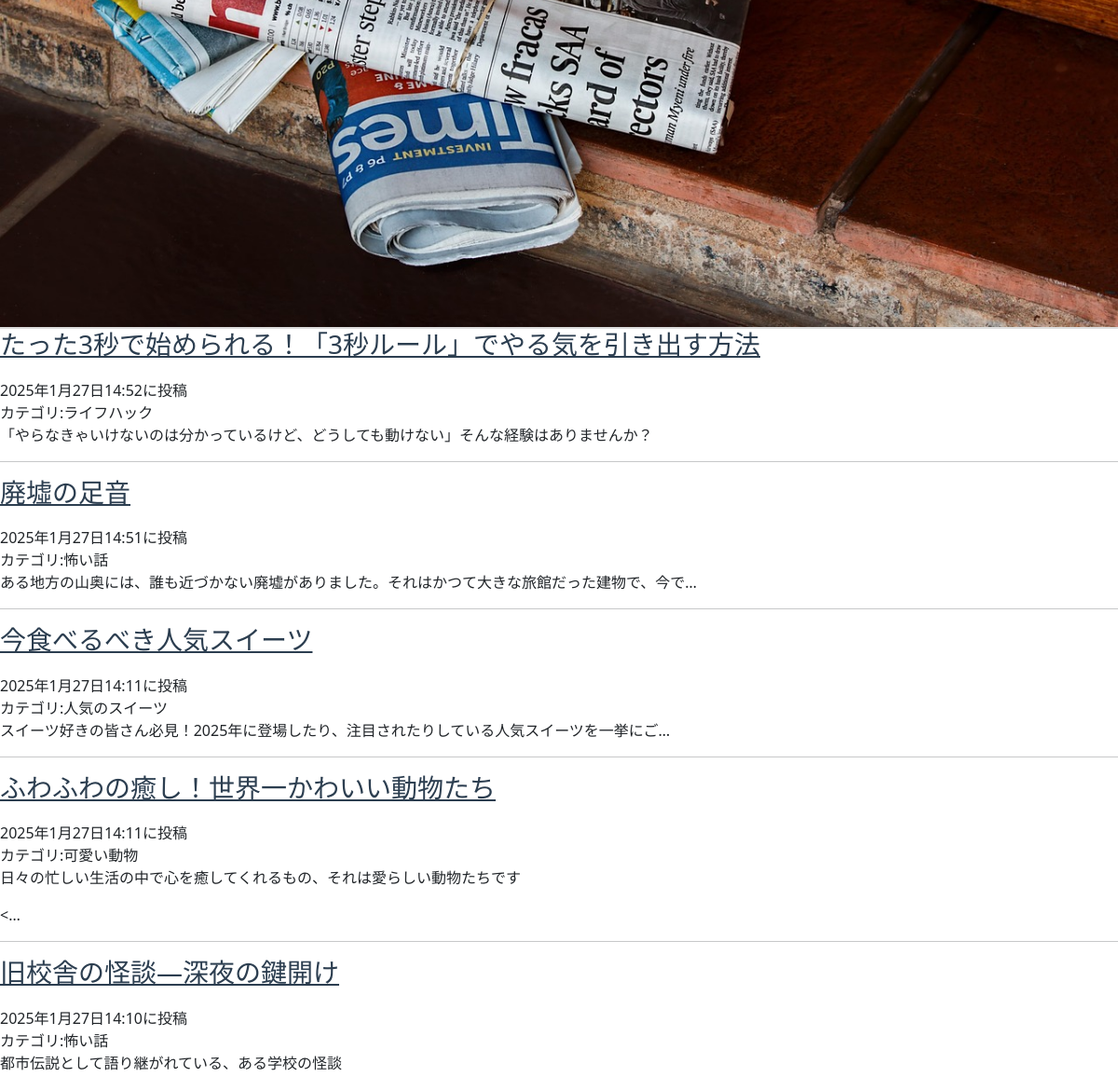
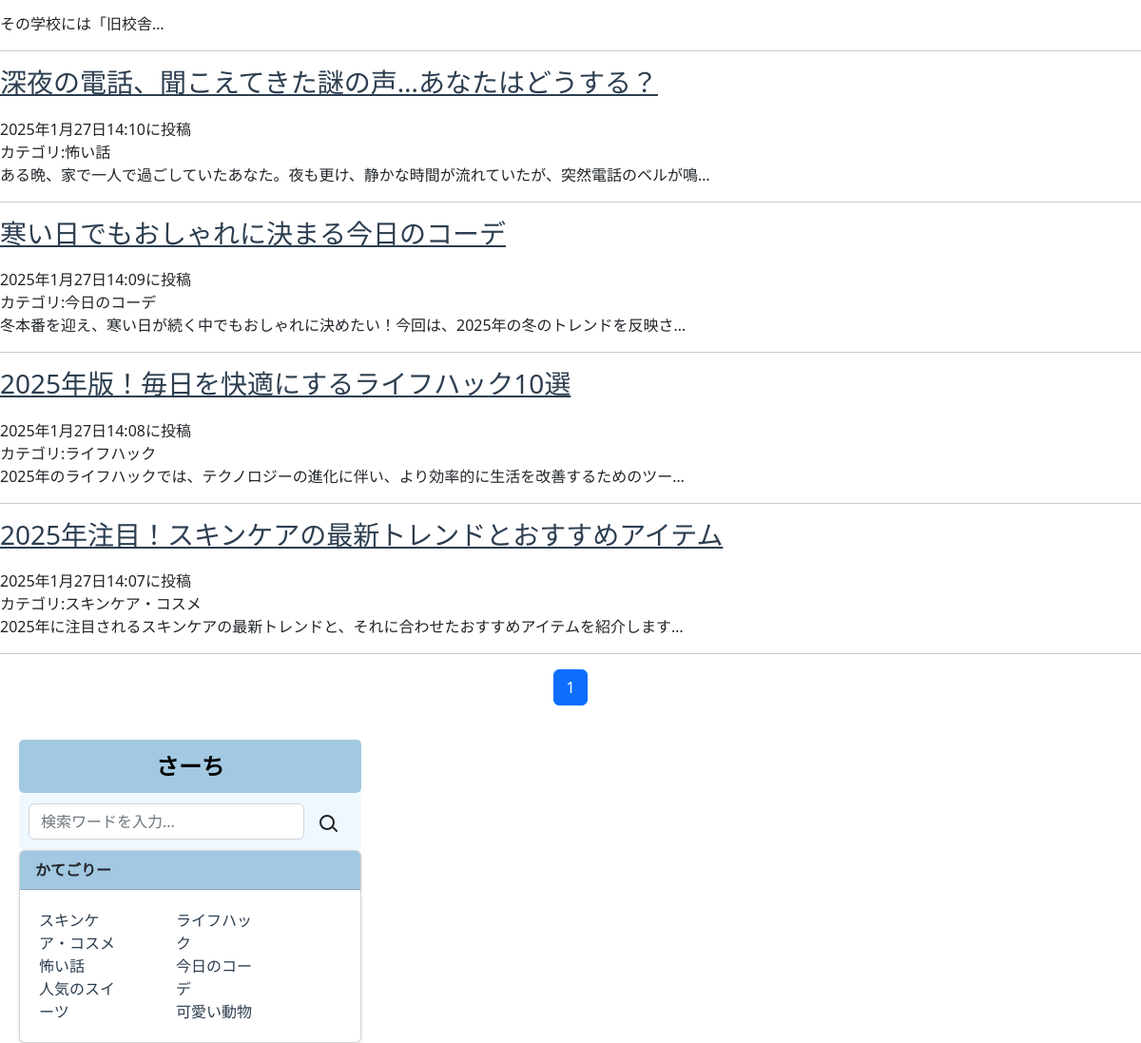
Before: / (middle part) with the older database file (2 pictures, top to bottom).
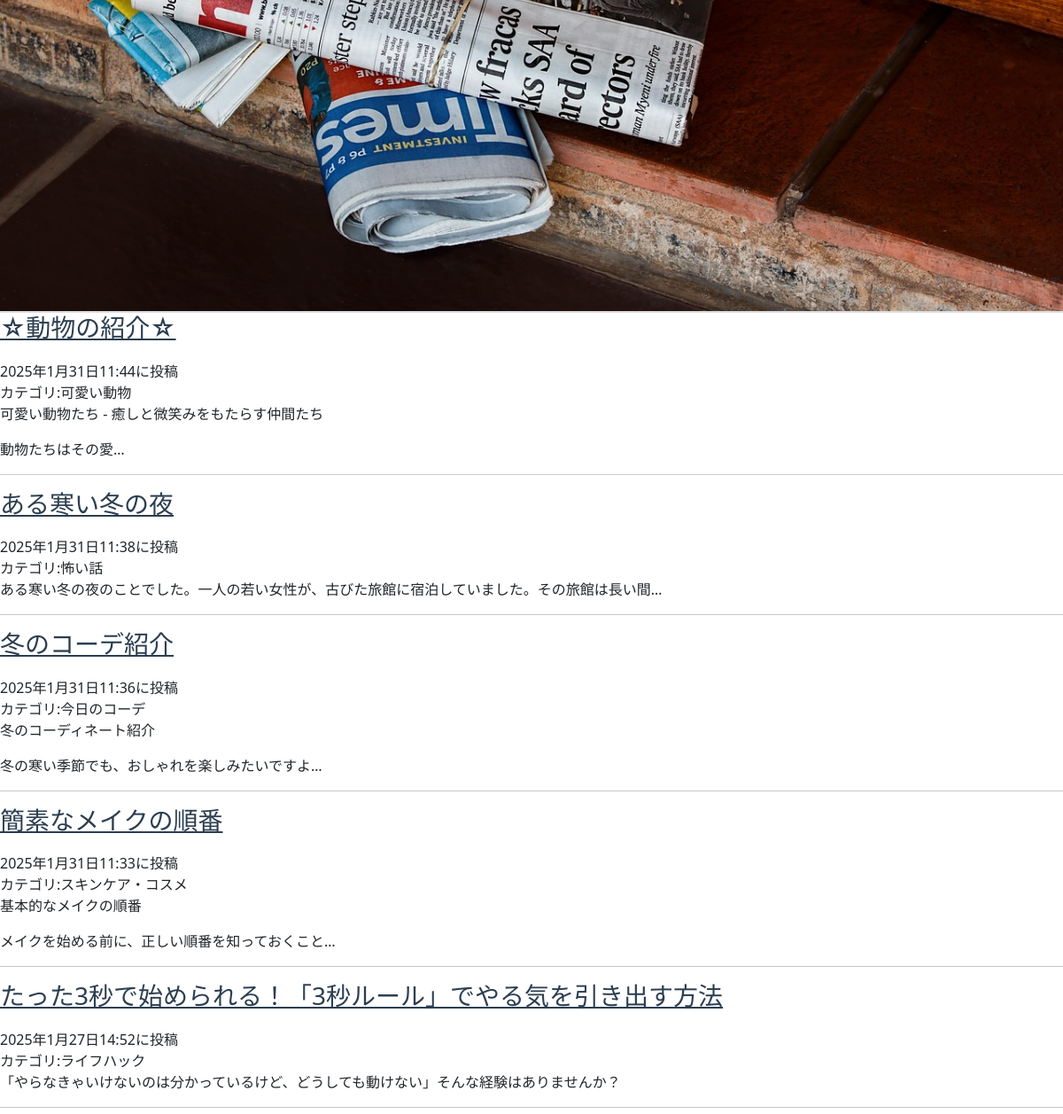
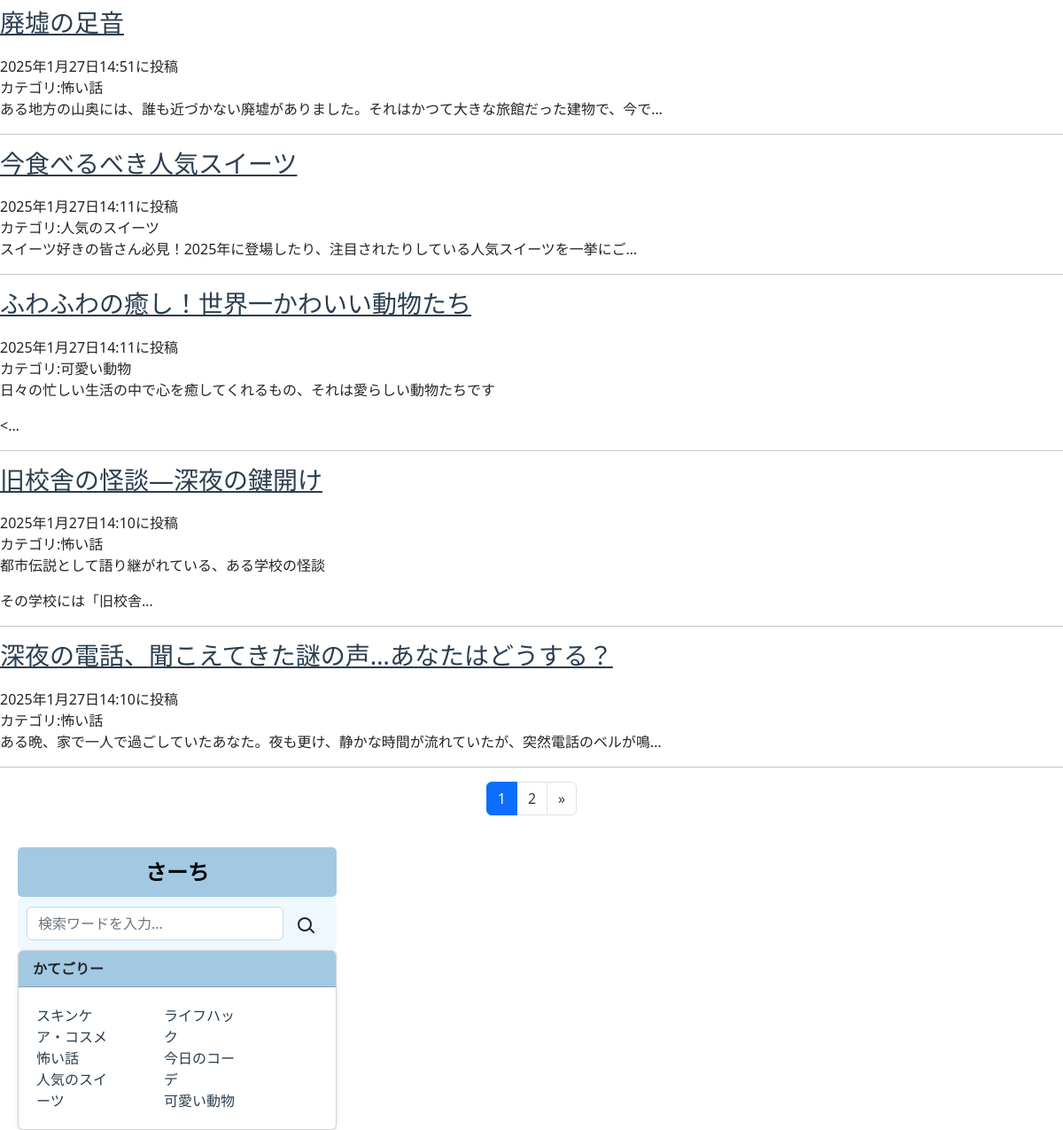
After: the same page with the newer database file (2 pictures, top to bottom).
### newsapp2/models.py (models this page shows, shortened)
class NewsPost(models.Model):
    CATEGORY = (('スキンケア・コスメ','肌を愛でる毎日。注目のスキンケアとコスメをチェック'),
                ('怖い話','ゾクッとする恐怖体験、あなたの心を震わせる怪談'),
                ('人気のスイーツ','甘い幸せ、今食べたい人気スイーツをチェック！'),
                ('ライフハック','生活をもっと快適に！知って得するライフハック集'),
                ('今日のコーデ','今日のコーデで決まる！毎日のスタイルアイデア'),
                ('可愛い動物','癒される瞬間、可愛い動物たちの癒し動画＆写真')
                )
    title = models.CharField(
        max_length=100,
        verbose_name='タイトル')
    content = models.TextField(verbose_name='本文')
    posted_at = models.DateTimeField(
        auto_now_add=True,
        verbose_name='投稿日時')
    category = models.CharField(
        max_length=50,
        choices=CATEGORY,
        verbose_name='カテゴリ')
    likes = models.PositiveIntegerField(default=0)  # いいね数を保存するフィールド

### newsapp2/views.py (the view)
# urls.py: path('', views.IndexView.as_view(), name='index'),
class IndexView(ListView):
    template_name = 'index.html'
    context_object_name = 'orderby_records'
    queryset = NewsPost.objects.order_by('-posted_at')
    paginate_by=10

### newsapp2/templates/index.html (shortened to what this page needs)
{% extends 'base.html' %}
{% load static %}
{% block content %}
<header class="masthead"
style="background-image: url({% static 'assets/img/news.jpg' %})"></header>
    {% for record in orderby_records %}
    <a href="{% url 'newsapp2:news_detail' record.pk %}">
        <div class="title">
            <h3><a href="{% url 'newsapp2:news_detail' record.pk %}">{{record.title}}</a></h3>
        </div>
        <div class="time">{{record.posted_at}}に投稿</div>
        <div class="category">カテゴリ:{{record.category}}</div>
        <div class="content">{{record.content|truncatechars:50|safe}}</div>
        <hr>
    {% endfor %}
{% include 'pagination.html' %}
{% endblock %}

Changed rows visible on the page:
no longer on this page (row unchanged): NewsPost: title "寒い日でもおしゃれに決まる今日のコーデ", posted_at "2025年1月27日14:09", category "今日のコーデ", content "冬本番を迎え、寒い日が続く中でもおしゃれに決めたい！今回は、2025年の冬のトレンドを反映さ…"
no longer on this page (row unchanged): NewsPost: title "2025年版！毎日を快適にするライフハック10選", posted_at "2025年1月27日14:08", category "ライフハック", content "2025年のライフハックでは、テクノロジーの進化に伴い、より効率的に生活を改善するためのツー…"
no longer on this page (row unchanged): NewsPost: title "2025年注目！スキンケアの最新トレンドとおすすめアイテム", posted_at "2025年1月27日14:07", category "スキンケア・コスメ", content "2025年に注目されるスキンケアの最新トレンドと、それに合わせたおすすめアイテムを紹介します…"
added NewsPost: title "☆動物の紹介☆", posted_at "2025年1月31日11:44", category "可愛い動物", content "可愛い動物たち - 癒しと微笑みをもたらす仲間たち 動物たちはその愛…"
added NewsPost: title "ある寒い冬の夜", posted_at "2025年1月31日11:38", category "怖い話", content "ある寒い冬の夜のことでした。一人の若い女性が、古びた旅館に宿泊していました。その旅館は長い間…"
added NewsPost: title "冬のコーデ紹介", posted_at "2025年1月31日11:36", category "今日のコーデ", content "冬のコーディネート紹介 冬の寒い季節でも、おしゃれを楽しみたいですよ…"
added NewsPost: title "簡素なメイクの順番", posted_at "2025年1月31日11:33", category "スキンケア・コスメ", content "基本的なメイクの順番 メイクを始める前に、正しい順番を知っておくこと…"
Other visible differences:
new list line: "2"
